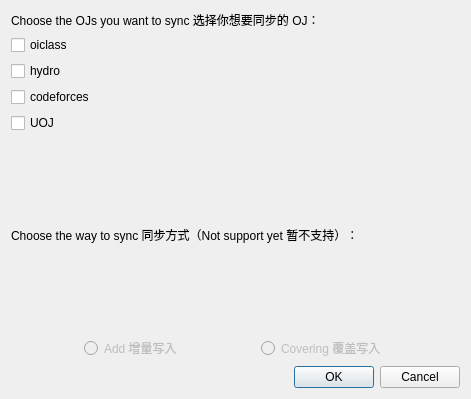
<?xml version="1.0" encoding="UTF-8"?>
<ui version="4.0">
 <class>Dialog</class>
 <widget class="QDialog" name="Dialog">
  <property name="geometry">
   <rect>
    <x>0</x>
    <y>0</y>
    <width>471</width>
    <height>399</height>
   </rect>
  </property>
  <property name="windowTitle">
   <string>Choose OJ - 选择 OJ</string>
  </property>
  <layout class="QVBoxLayout" name="verticalLayout">
   <item>
    <layout class="QVBoxLayout" name="verticalLayout_2">
     <item>
      <layout class="QVBoxLayout" name="verticalLayout_4">
       <item>
        <widget class="QLabel" name="label">
         <property name="sizePolicy">
          <sizepolicy hsizetype="Fixed" vsizetype="Fixed">
           <horstretch>0</horstretch>
           <verstretch>0</verstretch>
          </sizepolicy>
         </property>
         <property name="text">
          <string>Choose the OJs you want to sync 选择你想要同步的 OJ：</string>
         </property>
        </widget>
       </item>
       <item>
        <widget class="QCheckBox" name="checkBox_1">
         <property name="text">
          <string>oiclass</string>
         </property>
        </widget>
       </item>
       <item>
        <widget class="QCheckBox" name="checkBox_0">
         <property name="text">
          <string>hydro</string>
         </property>
        </widget>
       </item>
       <item>
        <widget class="QCheckBox" name="checkBox_2">
         <property name="text">
          <string>codeforces</string>
         </property>
        </widget>
       </item>
       <item>
        <widget class="QCheckBox" name="checkBox_3">
         <property name="text">
          <string>UOJ</string>
         </property>
        </widget>
       </item>
      </layout>
     </item>
     <item>
      <layout class="QVBoxLayout" name="verticalLayout_5">
       <item>
        <widget class="QLabel" name="label_2">
         <property name="enabled">
          <bool>true</bool>
         </property>
         <property name="sizePolicy">
          <sizepolicy hsizetype="Fixed" vsizetype="Preferred">
           <horstretch>0</horstretch>
           <verstretch>0</verstretch>
          </sizepolicy>
         </property>
         <property name="text">
          <string>Choose the way to sync 同步方式（Not support yet 暂不支持）：</string>
         </property>
        </widget>
       </item>
       <item>
        <layout class="QHBoxLayout" name="horizontalLayout">
         <item>
          <widget class="QRadioButton" name="radioButton_2">
           <property name="enabled">
            <bool>false</bool>
           </property>
           <property name="sizePolicy">
            <sizepolicy hsizetype="Fixed" vsizetype="Fixed">
             <horstretch>0</horstretch>
             <verstretch>0</verstretch>
            </sizepolicy>
           </property>
           <property name="text">
            <string>Add 增量写入</string>
           </property>
          </widget>
         </item>
         <item>
          <widget class="QRadioButton" name="radioButton">
           <property name="enabled">
            <bool>false</bool>
           </property>
           <property name="sizePolicy">
            <sizepolicy hsizetype="Fixed" vsizetype="Fixed">
             <horstretch>0</horstretch>
             <verstretch>0</verstretch>
            </sizepolicy>
           </property>
           <property name="text">
            <string>Covering 覆盖写入</string>
           </property>
          </widget>
         </item>
        </layout>
       </item>
      </layout>
     </item>
    </layout>
   </item>
   <item>
    <widget class="QDialogButtonBox" name="buttonBox">
     <property name="orientation">
      <enum>Qt::Horizontal</enum>
     </property>
     <property name="standardButtons">
      <set>QDialogButtonBox::Cancel|QDialogButtonBox::Ok</set>
     </property>
    </widget>
   </item>
  </layout>
 </widget>
 <resources/>
 <connections>
  <connection>
   <sender>buttonBox</sender>
   <signal>accepted()</signal>
   <receiver>Dialog</receiver>
   <slot>accept()</slot>
   <hints>
    <hint type="sourcelabel">
     <x>248</x>
     <y>254</y>
    </hint>
    <hint type="destinationlabel">
     <x>157</x>
     <y>274</y>
    </hint>
   </hints>
  </connection>
  <connection>
   <sender>buttonBox</sender>
   <signal>rejected()</signal>
   <receiver>Dialog</receiver>
   <slot>reject()</slot>
   <hints>
    <hint type="sourcelabel">
     <x>316</x>
     <y>260</y>
    </hint>
    <hint type="destinationlabel">
     <x>286</x>
     <y>274</y>
    </hint>
   </hints>
  </connection>
 </connections>
</ui>
